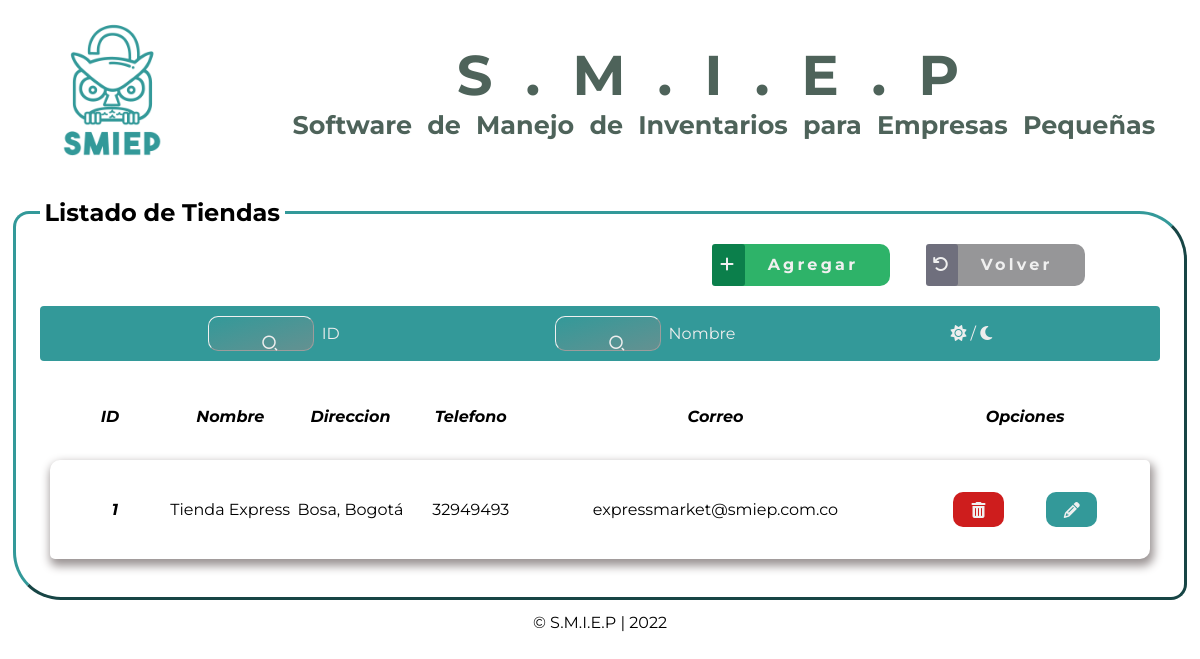
Page /view/tienda/mostrarTi.php (signed in) on the committed database.
### tables this page shows
CREATE TABLE `tienda` (
  `id_ti` int(100) NOT NULL,
  `nombreTienda` varchar(50) NOT NULL,
  `direccionTi` varchar(100) NOT NULL,
  `telTi` int(20) NOT NULL,
  `emailTi` varchar(50) NOT NULL,
  PRIMARY KEY (`id_ti`),
  UNIQUE KEY `direccionTi` (`direccionTi`)
);

### model/conexion1.php (called while the page is built, shortened)
<?php
class Db
{
	private static $conexion = NULL;
	public static function conectar()
	{
		$pdo_options[PDO::ATTR_ERRMODE] = PDO::ERRMODE_EXCEPTION;
		self::$conexion = new PDO('mysql:host=us-cdbr-east-05.cleardb.net; dbname=heroku_619553700a45b98', 'bcc4441154c3a9', 'b4a4c01d', $pdo_options);
		return self::$conexion;
	}
}

### model/tiendaCrud_Mdl.php (called while the page is built, shortened)
<?php
require_once('conexion1.php');
class CrudTienda
{
	private $db;
	public function __construct()
	{
		$this->db=Db::conectar();
	}
	public function mostrar()
	{
		$listaTienda = [];
		$select = $this->db->query('SELECT * FROM tienda');
		foreach ($select->fetchAll() as $Tienda)
		{
			$myTienda = new Tienda();
			$myTienda->setId_ti($Tienda['id_ti']);
			$myTienda->setNombreTienda($Tienda['nombreTienda']);
			$myTienda->setDireccionTi($Tienda['direccionTi']);
			$myTienda->setTelTi($Tienda['telTi']);
			$myTienda->setEmailTi($Tienda['emailTi']);
			$listaTienda[] = $myTienda;
		}
		return $listaTienda;
	}
}
?>

### model/tiendaMdl.php (called while the page is built, shortened)
<?php
class Tienda
{
	private $id_ti;
	private $nombreTienda;
	private $direccionTi;
	private $telTi;
	private $emailTi;
	public function getId_ti()
	{
		return $this->id_ti;
	}
	public function setId_ti($id_ti)
	{
		$this->id_ti = $id_ti;
	}
	public function getNombreTienda()
	{
		return $this->nombreTienda;
	}
	public function setNombreTienda($nombreTienda)
	{
		$this->nombreTienda = $nombreTienda;
	}
	public function getDireccionTi()
	{
		return $this->direccionTi;
	}
	public function setDireccionTi($direccionTi)
	{
		$this->direccionTi = $direccionTi;
	}
	public function getTelTi()
	{
		return $this->telTi;
	}
	public function setTelTi($telTi)
	{
		$this->telTi = $telTi;
	}
	public function getEmailTi()
	{
		return $this->emailTi;
	}
	public function setEmailTi($emailTi)
	{
		$this->emailTi = $emailTi;
	}
}
?>

### view/tienda/mostrarTi.php (the view, shortened to what this page needs)
<?php
if ($_SESSION['email'] == null or $_SESSION["userName"] == null or
$_SESSION["pass"] == null)
{
	header("location:../../index.php");
}
else
{
	require_once('../../model/tiendaCrud_Mdl.php');
	require_once('../../model/tiendaMdl.php');
	$crud = new CrudTienda();
	$listaTienda = $crud->mostrar();
?>
<!DOCTYPE html>
<html lang="es">
<head>
    <link rel="stylesheet" href="../../public/css/mostarAll.css">
    <link href="https://cdn.jsdelivr.net/npm/remixicon@2.5.0/fonts/remixicon.css" rel="stylesheet">
    <link rel="stylesheet" href="https://cdnjs.cloudflare.com/ajax/libs/font-awesome/6.1.1/css/all.min.css"
 />
</head>
<body>
<header>
    </header>
    <section class="contentList">
        <fieldset>
        <legend>Listado de Tiendas</legend>
        <div class="btnMos">
                <a href='ingresar.php' class="add"><span><i class="fa-solid fa-plus"></i></span>Agregar</a>
                <a href='../inicio/menu.php' class="back"><span><i
                            class="fa-solid fa-arrow-rotate-left"></i></span>Volver</a>
        </div>
        <div class="searchNav">
            <div class="buscarOne">
                <button type="button" class="searchBtn">
                    <i class="ri-search-2-line"></i>
                </button>
            </div>
            <span class="labelsito">
                <label for="filtrar-tabla1">ID</label>
            </span>
            <div class="buscarTwo">
                    <button type="button" class="searchBtn">
                        <i class="ri-search-2-line"></i>
                    </button>
                </div>
                <span class="labelsito">
                    <label for="filtrar-tabla2">Nombre</label>
                </span>
            <div class="darkMode">
                <a id="mod" class="mod" onclick="cambiarModo()">
                    <span id="id-moon" class="btn-mode moon">
                        <i class="fas fa-sun"></i>
                    </span>/
                    <span id="id-sun" class="btn-mode sun active">
                        <i class="fas fa-moon"></i>
                    </span>
                </a>
            </div>
        </div>
        <div class="listElements">
            <table>
                <thead>
                    <tr class="titleTable">
                        <th>ID</th>
                        <th>Nombre</th>
                        <th>Direccion</th>
                        <th>Telefono</th>
                        <th>Correo</th>
                        <th class="opcTitle">Opciones</th>
                    </tr>
                </thead>
                <tbody class="contentTable">
                <?php foreach ($listaTienda as $Tienda) {?>
                <tr class="row">
                    <td class="idTienda id">
						<?php echo $Tienda->getId_ti() ?>
                    </td>
                    <td class="nombTienda">
                        <?php echo $Tienda->getNombreTienda() ?>
                    </td>
                    <td class="direccion">
                        <?php echo $Tienda->getDireccionTi() ?>
                    </td>
                    <td class="numTienda">
                        <?php echo $Tienda->getTelTi() ?>
                    </td>
                    <td class="emailTienda">
                        <?php echo $Tienda->getEmailTi() ?>
                    </td>
                    <td class="btnOpt">
                        <a class="delete btnOptDel" type="submit"
                        href="../../controller/tiendaCtrl.php?id_ti=<?php echo $Tienda->getId_ti()?>&accion=e">
                            <i class="fa-solid fa-trash-can"></i>
                        </a>
                        <a class="update btnOptUpd" type="submit"
                        href="actualizar.php?id_ti=<?php echo $Tienda->getId_ti()?>&accion=a">
                                <i class="fa-solid fa-pencil"></i>
                        </a>
                    </td>
                </tr>
                <?php }?>
                </tbody>
            </table>
        </div>
        </fieldset>
    </section>
    <footer>
    </footer>
</body>
</html>
<?php
}?>

### public/css/tablas.css (style rules this page uses)
table { width: 100%; padding: 0 10px 0 10px; border-collapse: separate; border-spacing: 0 0.9rem; }
th { width: 5rem; padding: 2rem 0 20px 0; font-family: "Montserrat-BoldItalic"; }
.titleTable { text-align: center; }
.row { text-align: center; border-radius: var(--radiousBtn) 5px; -webkit-box-shadow: 2px 5px 10px 2px var(--shadowColorSoft); -moz-box-shadow: 2px 5px 10px 2px var(--shadowColorSoft); box-shadow: 2px 5px 10px 2px var(--shadowColorSoft); }
.id { font-family: "Montserrat-BoldItalic"; padding-left: 10px; }
td.btnOpt { padding: 2rem; }

### public/css/searchBar.css (style rules this page uses)
.searchNav { position: sticky; top: 0; max-width: 100%; max-height: max-content; display: flex; flex-direction: row; align-items: center; justify-content: space-around; flex-wrap: wrap; padding: 10px 15%; color: #eee; background-color: var(--colorSMIEP); border-radius: 4px; margin-top: 2rem; }
.searchNav .buscarOne, .searchNav .buscarTwo, .searchNav .buscarThree { display: flex; flex-direction: row; align-items: center; padding: 5px 20px; border: .5px outset var(--bgColor); background: linear-gradient(to bottom right, var(--colorSMIEP), #649191); border-radius: 10px; margin-right: .5rem; }
.searchNav .buscarOne :is(input, button), .searchNav .buscarTwo :is(input, button), .searchNav .buscarThree :is(input, button) { color: inherit; border: none; background: transparent; outline: none; }
.searchNav .buscarOne .searchBtn, .searchNav .buscarTwo .searchBtn, .searchNav .buscarThree .searchBtn { width: 1.3rem; height: 1.3rem; display: grid; place-items: center; cursor: pointer; }
::placeholder { color: inherit; }
.labelsito { margin: auto auto auto -.01rem; }

### public/css/mostrar.css (style rules this page uses)
section { padding: .8rem; }
.contentList fieldset { padding: 1.5rem; border: 3px outset var(--colorSMIEP); border-radius: 1rem 3rem; }
.contentList fieldset legend { border-radius: 10px 10px; font-family: "Montserrat-Bold"; padding: 0.3rem; font-size: 24px; }
div .btnOpt { display: flex; align-items: center; justify-content: space-around; flex-wrap: nowrap; }
div .btnOptDel { border-radius: var(--radiousBtn); height: 1rem; width: 2rem; background-color: var(--btnDel); text-align: center; padding: 0.6rem; }
div .btnOptUpd { border-radius: var(--radiousBtn); height: 1rem; width: 2rem; background-color: var(--colorSMIEP); text-align: center; padding: 0.6rem; }
div .btnOpt a i { color: var(--bgColor); width: 100%; height: 100%; }

### public/css/plantillas/header1.css (style rules this page uses)
* { margin: 0; padding: 0; font-family: "Montserrat"; }
.header_superior { display: flex; flex-direction: row; align-items: center; justify-content: space-between; }
span.logo { margin: 1rem 0 0 2rem; max-width: max-content; }
.logo_imagen { width: 10rem; height: 10rem; }
.contenedor { max-width: max-content; color: #4e635a; }
.titulito { word-spacing: 0.5rem; margin-right: 2rem; text-align: center; font-size: 1.36rem; }
.title { font-family: "Montserrat-Bold"; letter-spacing: 2rem; text-transform: capitalize; font-size: 3.5rem; }

### public/css/plantillas/footer.css (style rules this page uses)
.footer { width: 100%; text-align: center; bottom: 0; margin-bottom: 20px; }

### public/css/plantillas/btns.css (style rules this page uses)
.btnMos a { position: relative; left: 60%; text-decoration: none; font-family: "Montserrat-Bold"; color: var(--bgColor); padding: var(--paddingBtn); padding-left: 0; letter-spacing: 0.2rem; border-radius: var(--radiousBtn); }
.btnMos .add { background-color: var(--submitBtn); margin-right: 2rem; }
.btnMos .add span { background-color: var(--submitBtnHovs); border-radius: 3px; padding: 0.7rem 0.5rem; margin-right: 2%; }
.btnMos .back { background-color: var(--backBtn); }
.btnMos .back span { background-color: var(--backBtnHovs); border-radius: 3px; padding: 0.7rem 0.4rem; margin-right: 2%; }
div .btnOpt { display: flex; align-items: center; justify-content: space-around; flex-wrap: nowrap; }
div .btnOptDel { border-radius: var(--radiousBtn); height: 1rem; width: 2rem; background-color: var(--btnDel); text-align: center; padding: 0.6rem; }
div .btnOptUpd { border-radius: var(--radiousBtn); height: 1rem; width: 2rem; background-color: var(--colorSMIEP); text-align: center; padding: 0.6rem; }
div .btnOpt a i { color: var(--bgColor); width: 100%; height: 100%; }
button { padding: var(--paddingBtn); display: block; margin: auto; font-family: "Montserrat-Bold"; color: var(--bgColor); font-size: 18px; letter-spacing: 0.17rem; background-color: var(--colorSMIEP); border: transparent; border-radius: 10px; }

### rows in the picture
tienda: id_ti "1", nombreTienda "Tienda Express", direccionTi "Bosa, Bogotá", telTi "32949493", emailTi "expressmarket@smiep.com.co"
